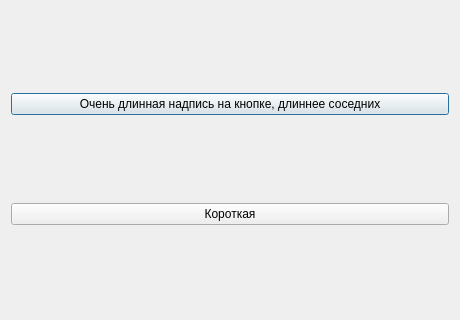
<?xml version="1.0" encoding="UTF-8"?>
<ui version="4.0"><class>Dialog</class><widget class="QDialog" name="Dialog"><property name="geometry"><rect><x>0</x><y>0</y><width>460</width><height>320</height></rect></property><property name="windowTitle"><string>#099 text/184_button_long_text</string></property><layout class="QVBoxLayout" name="verticalLayout"><property name="leftMargin"><number>11</number></property><property name="topMargin"><number>11</number></property><property name="rightMargin"><number>11</number></property><property name="bottomMargin"><number>11</number></property><property name="spacing"><number>6</number></property><item><widget class="QPushButton" name="b1"><property name="text"><string>Очень длинная надпись на кнопке, длиннее соседних</string></property></widget></item><item><widget class="QPushButton" name="b2"><property name="text"><string>Короткая</string></property></widget></item></layout></widget></ui>
